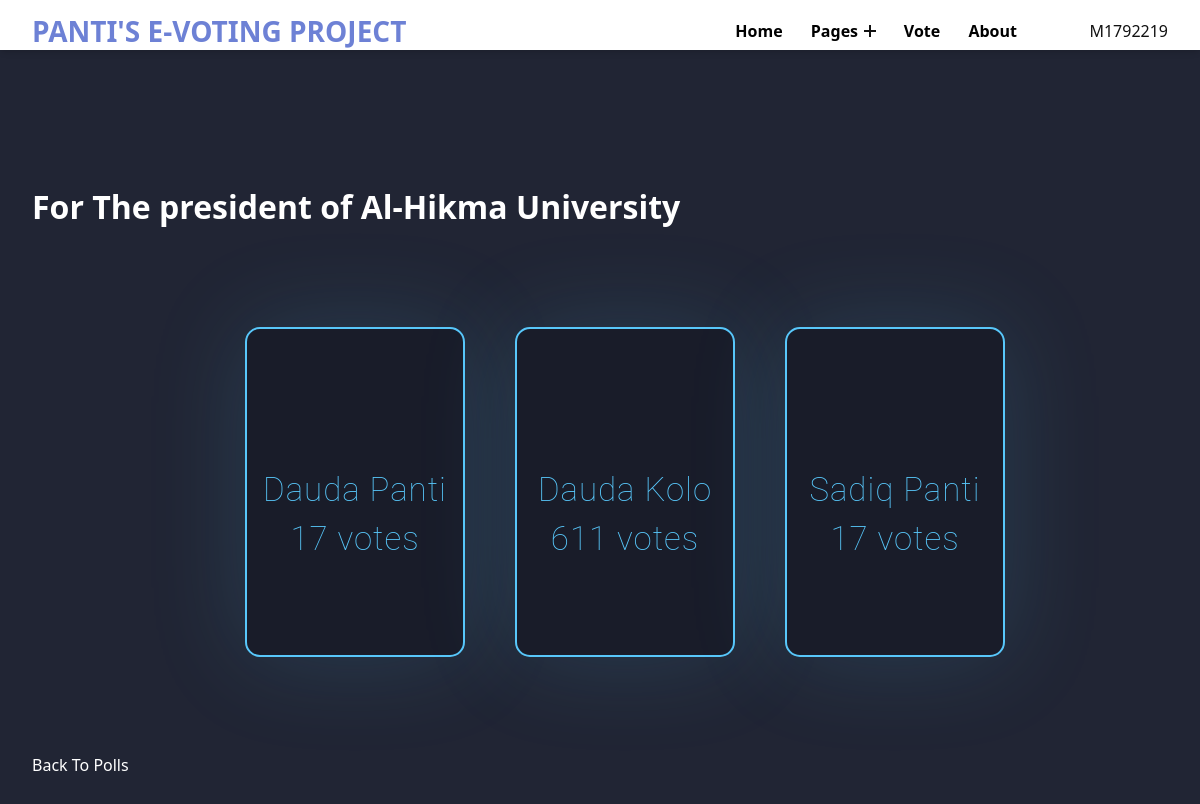
Page /polls/1/results/ (signed in) on the committed database.
### build/models.py (models this page shows, shortened)
class Question(models.Model):
    question_text = models.CharField(max_length = 200)
    pub_date = models.DateTimeField('date published')

class Choice(models.Model):
    question = models.ForeignKey(Question, on_delete = models.CASCADE)
    choice_text = models.CharField(max_length = 200)
    votes = models.IntegerField(default = 0)

### build/views.py (the view)
# urls.py: path('<int:question_id>/results/', views.results, name ='results'),
@login_required(login_url='/polls/login')
def results(request, question_id):
	question = get_object_or_404(Question, pk = question_id)
	return render(request, 'polls/results.html', {'question': question})

### build/templates/polls/results.html (shortened to what this page needs)
{% extends 'base.html' %} {% block content %}
<!DOCTYPE html>
<html lang="en">
  <head>
  </head>
  <body>
    <h1 class="mb-5 text-center" style="color: white">
      {{ question.question_text }}
    </h1>
    <div class="row-needed">
      <ul class="list-group mb-5" style="display: flex; flex-direction: row">
        {% for choice in question.choice_set.all %}
        <div class="main" style="margin-left: 50">
          <div class="card" style="justify-content: space-around">
            <div class="text1">
              <li class="list-group-item">
                {{ choice.choice_text }}
                <span class="badge badge-success float-right"
                  >{{ choice.votes }} vote{{ choice.votes | pluralize }}</span
                >
              </li>
            </div>
          </div>
        </div>
        {% endfor %}
      </ul>
    </div>
    <a
      style="color: white"
      class="btn btn-secondary"
      href="{% url 'polls:index' %}"
      >Back To Polls</a
    >
  </body>
</html>
{% endblock %}

### build/templates/partials/_navbar.html (shortened to what this page needs)
{% load static %}
<!DOCTYPE html>
<html lang="en">
   <head>
      <link rel="stylesheet" href="{% static '/navbarObj/reset.min.css' %}">
      <link rel="stylesheet" href="{% static '/navbarObj/style.min.css' %}">
      <link rel="stylesheet" href="{% static '/navbarObj/ionicon.min.css' %}">
   </head>
   <body style="margin-top: 80;">
      <header class="header"  style="height: 50px;  background-color: white; position: fixed;">
         <div class="container"  style="height: 50px;">
            <section class="wrapper"  style="height: 62px;">
               <h1><a href="{% url 'polls:index' %}" style="color: rgba(50, 79, 196, 0.713);" class="brand">Panti's E-voting Project</a></h1>
               <nav class="navbar">
                  <ul class="menu">
                     <li class="menu-item"><a href="/" style="color: black;">Home</a></li>
                     <li class="menu-item menu-item-has-children">
                        <a href="#" data-toggle="sub-menu" style="color: black;">Pages<i class="expand"></i></a>
                     </li>
                     <li class="menu-item"><a href="{% url 'polls:index' %}" style="color: black;">Vote</a></li>
                     <li class="menu-item"><a href="{% url 'polls:about' %}" style="color: black;">About</a></li>
                     {% if user.is_authenticated %}
                        {{user.username}}
                     {% else %}
                     <li class="menu-item"><a href="{% url 'polls:index' %}"><input type="submit" value="Log in" class="navLogin" id="navLogin"></a></li>
                     {% endif %}
                  </ul>
               </nav>
            </section>
         </div>
      </header>
   </body>
</html>

### build/templates/polls/results.html (style rules this page uses)
body { display: flex; justify-content: center; align-items: center; flex-wrap: nowrap; min-height: 100vh; background: #212534; }
.row-needed { display: flex; flex-direction: row; justify-content: space-around; }
.main { position: relative; display: flex; justify-content: center; align-items: center; flex-direction: row; }
.card { position: relative; display: flex; height: 330px; width: 220px; background-color: #191c29; border-radius: 15px; justify-content: center; align-items: center; flex-wrap: nowrap; flex-direction: column; text-align: center; border: 2px solid rgb(88 199 250); overflow: hidden; transition: 0.6s; box-shadow: 0px 0px 100px rgba(88, 199, 250, 0.15); }
.text1 { position: relative; font-size: 33px; font-family: roboto; color: rgb(88 199 250); font-weight: 100; letter-spacing: 1px; transition: 0.7s; transform: translateY(110px); }

### rows in the picture
Question: question_text "For The president of Al-Hikma University"
Choice: choice_text "Dauda Panti", votes "17", votes|pluralize "s"
Choice: choice_text "Dauda Kolo", votes "611", votes|pluralize "s"
Choice: choice_text "Sadiq Panti", votes "17", votes|pluralize "s"

### other values in the picture
{{ user.username }} "M1792219"
